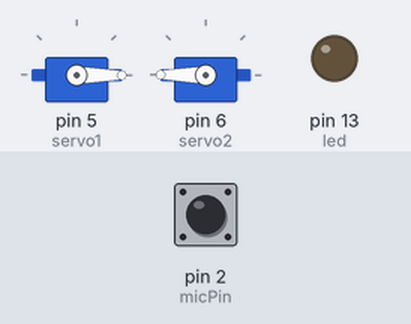
A sketch run on a simulated Arduino Uno, built with avr-gcc and run on an emulated ATmega328P. Shown: 2 × servo, output pins drawn as LEDs (lit = HIGH). The test bench sets the inputs (shaded band); at power-on: pin 2 (micPin) LOW.

Above: at 2.2 s.
2.3 s: pin 2 (micPin) pulsed HIGH 2 times (0.12 s each, 0.3 s apart)
At 3.0 s:
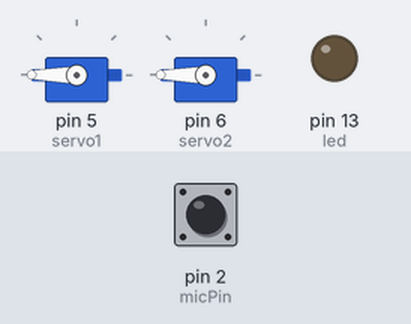
At 3.5 s:
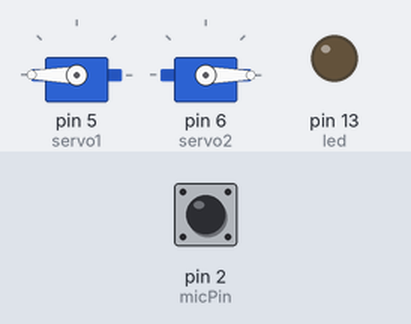
Timing chart, 0 to 5.6 s (numbered marks = the images above; inputs shaded):
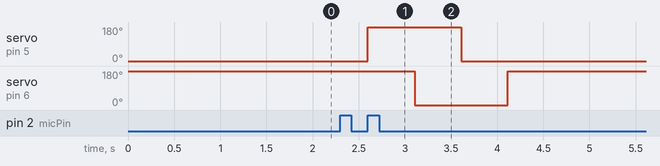

Measured:
- after the input at 2.3 s, servo on pin 5 (servo1): 0° → 180° after 0.30 s, → 0° 1.0 s later; servo on pin 6 (servo2): 180° → 0° after 0.80 s, → 180° 1.0 s later

The sketch:

interruptPhaseLocking.ino
```cpp
#include <Servo.h>

/* Pin Definitions */
#define SERVOTYPE 0 //red=0, ross=1

#if SERVOTYPE==0 //RED
  #define servo1 5//5 red//10 ross
  #define servo2 6//6 red//11 ross
#else            //ROSS
  #define servo1 10//5 red//10 ross
  #define servo2 11//6 red//11 ross
#endif

#define led 13
/* Instance Data & Declarations */
Servo S1;
Servo S2;
const float pi= 3.14;

uint8_t minn = 0; uint8_t maxx = 180; uint8_t midd = 90;
const float spddel=2.8;//ms/degree

void activateSmarticle();

volatile int p1 = 1500; volatile int p2 = 1500;
volatile int p1o= p1; volatile int p2o=p2;
#define SIZE 60
//volatile int An1[SIZE];
//volatile int An2[SIZE];
//volatile int * AA1;//pointer to volatile variable
//volatile int * AA2;

const byte servo=0; //0 for regular, 1 for non-reg
int dly=0;
const byte micPin = 2;
volatile bool INT01=false;
volatile bool INT02=false;


int An1[] = {maxx, maxx, minn, minn};
int An2[] = {maxx, minn, minn, maxx};
auto aSize=sizeof(An1) / sizeof(int);

void leftSquareGait();

auto const TRIGGER = RISING;
unsigned volatile long old=micros();


void setup() {
  S1.attach(servo1,600,2400);
  S2.attach(servo2,600,2400);
  pinMode(led,OUTPUT);
  //deactivateSmarticle();
  //Serial.begin(9600);
    S1.writeMicroseconds(p1 = *(An1+(aSize-1+servo)%aSize) * 10 + 600);
    S2.writeMicroseconds(p2 = *(An2+(aSize-1+servo)%aSize) * 10 + 600);
  delay(1000);
  attachInterrupt(digitalPinToInterrupt(micPin), ISRFunc, TRIGGER);
}

void loop()
{
//  if(interrupt)
  if(INT01&&INT02)
  {
    detachInterrupt (digitalPinToInterrupt (micPin));
    leftSquareGait();
    delay(200);
    EIFR =1;  // clear flag for interrupt 1
    EIFR =2;  // clear flag for interrupt 2

    INT01=false;
    INT02=false;

    attachInterrupt(digitalPinToInterrupt(micPin), ISRFunc, TRIGGER);
    old=micros();
  }

}
void setDly(int p1o,int p2o)
{
  dly=spddel*max(abs(p1o-p1),abs(p2o-p2))/10.0;
}
void ISRFunc()
{

//    interrupt=true;
    if(INT01)
    {
      INT01=((micros()-old)<1000 ? 0 : 1);
      INT02=INT01;
      EIFR =1;  // clear flag for interrupt 1
      EIFR =2;  // clear flag for interrupt 2
      return;
    }

    INT01=true;
    EIFR =1;  // clear flag for interrupt 1
    EIFR =2;  // clear flag for interrupt 2
}
void leftSquareGait()
{
  for (int i = 0; i < aSize; i++)
  {
    p1o=p1;
    p2o=p2;
    S1.writeMicroseconds(p1 = *(An1+(i+servo)%aSize) * 10 + 600);
    S2.writeMicroseconds(p2 = *(An2+(i+servo)%aSize) * 10 + 600);
    dly=spddel*max(abs(p1o-p1),abs(p2o-p2))/10.0;
    delay(dly);
  }
}
```
